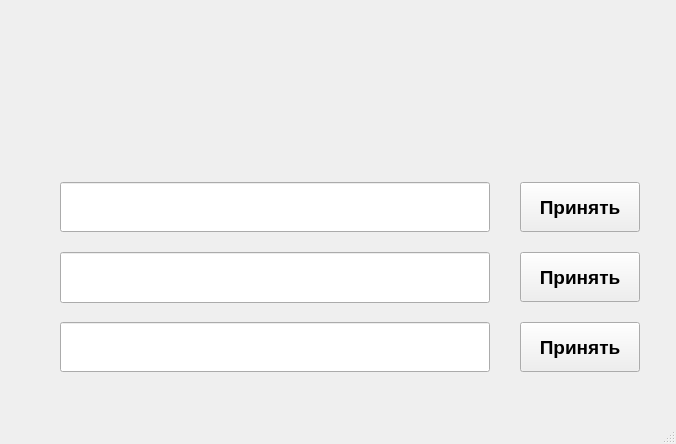
<?xml version="1.0" encoding="UTF-8"?>
<ui version="4.0">
 <class>MainWindow</class>
 <widget class="QMainWindow" name="MainWindow">
  <property name="geometry">
   <rect>
    <x>0</x>
    <y>0</y>
    <width>676</width>
    <height>444</height>
   </rect>
  </property>
  <property name="sizePolicy">
   <sizepolicy hsizetype="Preferred" vsizetype="Preferred">
    <horstretch>0</horstretch>
    <verstretch>0</verstretch>
   </sizepolicy>
  </property>
  <property name="contextMenuPolicy">
   <enum>Qt::NoContextMenu</enum>
  </property>
  <widget class="QWidget" name="centralWidget">
   <widget class="QPushButton" name="pushButton_1">
    <property name="geometry">
     <rect>
      <x>520</x>
      <y>182</y>
      <width>120</width>
      <height>50</height>
     </rect>
    </property>
    <property name="font">
     <font>
      <pointsize>14</pointsize>
      <weight>75</weight>
      <bold>true</bold>
     </font>
    </property>
    <property name="text">
     <string>Принять</string>
    </property>
   </widget>
   <widget class="QPushButton" name="pushButton_2">
    <property name="geometry">
     <rect>
      <x>520</x>
      <y>252</y>
      <width>120</width>
      <height>50</height>
     </rect>
    </property>
    <property name="font">
     <font>
      <pointsize>14</pointsize>
      <weight>75</weight>
      <bold>true</bold>
     </font>
    </property>
    <property name="text">
     <string>Принять</string>
    </property>
   </widget>
   <widget class="QPushButton" name="pushButton_3">
    <property name="geometry">
     <rect>
      <x>520</x>
      <y>322</y>
      <width>120</width>
      <height>50</height>
     </rect>
    </property>
    <property name="font">
     <font>
      <pointsize>14</pointsize>
      <weight>75</weight>
      <bold>true</bold>
     </font>
    </property>
    <property name="text">
     <string>Принять</string>
    </property>
   </widget>
   <widget class="QLineEdit" name="lineEdit_1">
    <property name="geometry">
     <rect>
      <x>60</x>
      <y>182</y>
      <width>430</width>
      <height>50</height>
     </rect>
    </property>
    <property name="sizePolicy">
     <sizepolicy hsizetype="Expanding" vsizetype="Fixed">
      <horstretch>0</horstretch>
      <verstretch>0</verstretch>
     </sizepolicy>
    </property>
    <property name="font">
     <font>
      <pointsize>16</pointsize>
      <weight>75</weight>
      <bold>true</bold>
     </font>
    </property>
    <property name="mouseTracking">
     <bool>false</bool>
    </property>
    <property name="focusPolicy">
     <enum>Qt::ClickFocus</enum>
    </property>
    <property name="contextMenuPolicy">
     <enum>Qt::NoContextMenu</enum>
    </property>
   </widget>
   <widget class="QLineEdit" name="lineEdit_2">
    <property name="geometry">
     <rect>
      <x>60</x>
      <y>252</y>
      <width>430</width>
      <height>51</height>
     </rect>
    </property>
    <property name="font">
     <font>
      <pointsize>16</pointsize>
      <weight>75</weight>
      <bold>true</bold>
     </font>
    </property>
    <property name="mouseTracking">
     <bool>false</bool>
    </property>
    <property name="focusPolicy">
     <enum>Qt::ClickFocus</enum>
    </property>
    <property name="contextMenuPolicy">
     <enum>Qt::NoContextMenu</enum>
    </property>
   </widget>
   <widget class="QLineEdit" name="lineEdit_3">
    <property name="geometry">
     <rect>
      <x>60</x>
      <y>322</y>
      <width>430</width>
      <height>50</height>
     </rect>
    </property>
    <property name="font">
     <font>
      <pointsize>16</pointsize>
      <weight>75</weight>
      <bold>true</bold>
     </font>
    </property>
    <property name="mouseTracking">
     <bool>false</bool>
    </property>
    <property name="focusPolicy">
     <enum>Qt::ClickFocus</enum>
    </property>
    <property name="contextMenuPolicy">
     <enum>Qt::NoContextMenu</enum>
    </property>
   </widget>
  </widget>
  <widget class="QStatusBar" name="statusBar"/>
 </widget>
 <layoutdefault spacing="6" margin="11"/>
 <resources/>
 <connections/>
</ui>
